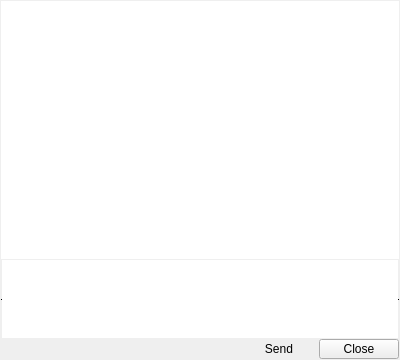
<?xml version="1.0" encoding="UTF-8"?>
<ui version="4.0">
 <class>dlgChat</class>
 <widget class="QDialog" name="dlgChat">
  <property name="geometry">
   <rect>
    <x>0</x>
    <y>0</y>
    <width>400</width>
    <height>360</height>
   </rect>
  </property>
  <property name="baseSize">
   <size>
    <width>400</width>
    <height>280</height>
   </size>
  </property>
  <property name="windowTitle">
   <string/>
  </property>
  <property name="windowIcon">
   <iconset resource="../../resources.qrc">
    <normaloff>:/images/icons/chat1.ico</normaloff>:/images/icons/chat1.ico</iconset>
  </property>
  <layout class="QVBoxLayout" name="verticalLayout" stretch="0,0,0">
   <property name="spacing">
    <number>0</number>
   </property>
   <property name="leftMargin">
    <number>1</number>
   </property>
   <property name="topMargin">
    <number>1</number>
   </property>
   <property name="rightMargin">
    <number>1</number>
   </property>
   <property name="bottomMargin">
    <number>1</number>
   </property>
   <item>
    <widget class="QTextEdit" name="txtChatMessages">
     <property name="frameShape">
      <enum>QFrame::NoFrame</enum>
     </property>
    </widget>
   </item>
   <item>
    <widget class="QTextEdit" name="txtNewMessage">
     <property name="minimumSize">
      <size>
       <width>0</width>
       <height>40</height>
      </size>
     </property>
     <property name="maximumSize">
      <size>
       <width>16777215</width>
       <height>80</height>
      </size>
     </property>
     <property name="frameShape">
      <enum>QFrame::HLine</enum>
     </property>
     <property name="frameShadow">
      <enum>QFrame::Plain</enum>
     </property>
     <property name="lineWidth">
      <number>1</number>
     </property>
     <property name="verticalScrollBarPolicy">
      <enum>Qt::ScrollBarAlwaysOff</enum>
     </property>
     <property name="horizontalScrollBarPolicy">
      <enum>Qt::ScrollBarAlwaysOff</enum>
     </property>
    </widget>
   </item>
   <item>
    <layout class="QHBoxLayout" name="horizontalLayout">
     <property name="spacing">
      <number>0</number>
     </property>
     <item>
      <spacer name="horizontalSpacer">
       <property name="orientation">
        <enum>Qt::Horizontal</enum>
       </property>
       <property name="sizeHint" stdset="0">
        <size>
         <width>40</width>
         <height>20</height>
        </size>
       </property>
      </spacer>
     </item>
     <item>
      <widget class="QPushButton" name="btnSendMsg">
       <property name="minimumSize">
        <size>
         <width>0</width>
         <height>20</height>
        </size>
       </property>
       <property name="maximumSize">
        <size>
         <width>16777215</width>
         <height>20</height>
        </size>
       </property>
       <property name="text">
        <string>Send</string>
       </property>
       <property name="autoDefault">
        <bool>true</bool>
       </property>
       <property name="default">
        <bool>true</bool>
       </property>
       <property name="flat">
        <bool>true</bool>
       </property>
      </widget>
     </item>
     <item alignment="Qt::AlignRight">
      <widget class="QDialogButtonBox" name="buttonBox">
       <property name="minimumSize">
        <size>
         <width>0</width>
         <height>20</height>
        </size>
       </property>
       <property name="maximumSize">
        <size>
         <width>16777215</width>
         <height>20</height>
        </size>
       </property>
       <property name="layoutDirection">
        <enum>Qt::RightToLeft</enum>
       </property>
       <property name="orientation">
        <enum>Qt::Horizontal</enum>
       </property>
       <property name="standardButtons">
        <set>QDialogButtonBox::Close</set>
       </property>
      </widget>
     </item>
    </layout>
   </item>
  </layout>
 </widget>
 <tabstops>
  <tabstop>txtNewMessage</tabstop>
  <tabstop>btnSendMsg</tabstop>
  <tabstop>txtChatMessages</tabstop>
 </tabstops>
 <resources>
  <include location="../../resources.qrc"/>
 </resources>
 <connections>
  <connection>
   <sender>buttonBox</sender>
   <signal>accepted()</signal>
   <receiver>dlgChat</receiver>
   <slot>accept()</slot>
   <hints>
    <hint type="sourcelabel">
     <x>397</x>
     <y>357</y>
    </hint>
    <hint type="destinationlabel">
     <x>157</x>
     <y>274</y>
    </hint>
   </hints>
  </connection>
  <connection>
   <sender>buttonBox</sender>
   <signal>rejected()</signal>
   <receiver>dlgChat</receiver>
   <slot>reject()</slot>
   <hints>
    <hint type="sourcelabel">
     <x>397</x>
     <y>357</y>
    </hint>
    <hint type="destinationlabel">
     <x>286</x>
     <y>274</y>
    </hint>
   </hints>
  </connection>
 </connections>
</ui>
